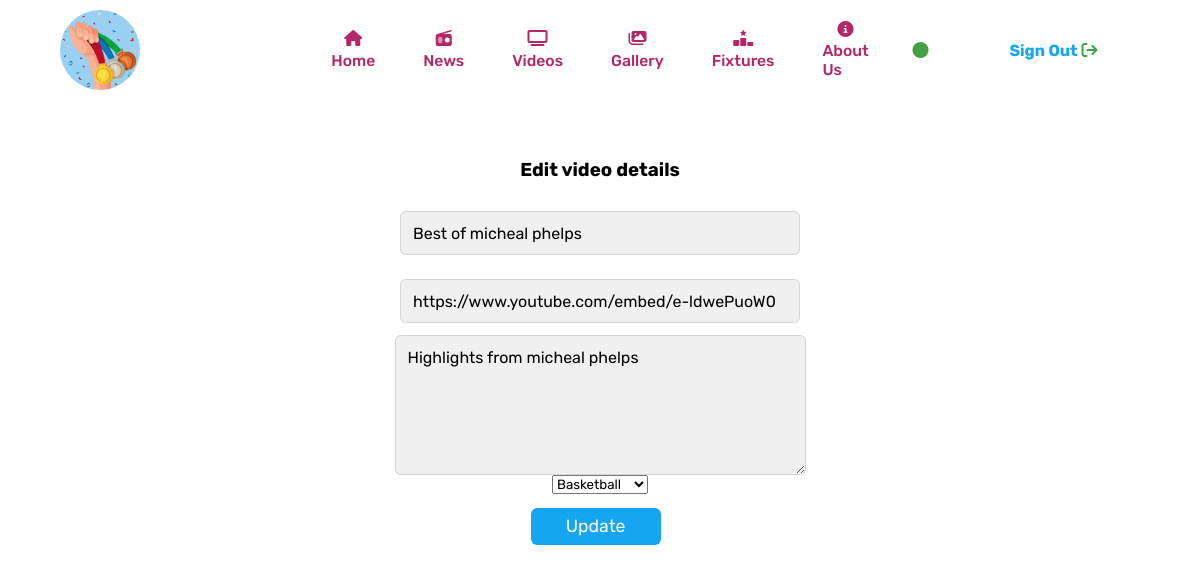
The page /admin/edit-video.php?edit=60&data=video on the database its author committed.
### tables this page shows
CREATE TABLE `videos` (
  `video_id` int(11) NOT NULL,
  `video_path` varchar(500) NOT NULL,
  `video_title` varchar(250) NOT NULL,
  `video_description` varchar(5000) NOT NULL,
  `video_date` varchar(250) NOT NULL,
  `video_category` varchar(100) NOT NULL,
  `view_count` int(11) NOT NULL
);

### admin/edit-video.php (the view, shortened to what this page needs)
<?php
try {
    include('../functions.php');
    include('../database.php');
    echo "<link rel='stylesheet' href='../style/edit-page.css'>";
    if (isset($_GET['data'])) {
        $video_id = $_GET['edit'];
        $query = "SELECT * FROM videos where video_id=$video_id";
        $result = mysqli_query($db_connection, $query);
        while ($row = mysqli_fetch_assoc($result)) {
            $video_title = $row['video_title'];
            $video_description = $row['video_description'];
            $video_url = $row['video_path'];
        }
    }
} catch (\Throwable $th) {
    throw $th;
}
?>
<!DOCTYPE html>
<html lang="en">
<head>
    <link rel="stylesheet" href="https://cdnjs.cloudflare.com/ajax/libs/font-awesome/6.1.2/css/all.min.css" />
</head>
<body>
    <div class="navbar">
        <div class="logo">
            <img src="./images/medals.jpg" alt="">
        </div>
        <div class="nav-items">
            <div class="nav-link">
                <i class="fa-solid fa-house"></i>
                <a href="admin-dashboard.php">Home</a>
            </div>
            <div class="nav-link">
                <i class="fa-solid fa-radio"></i>
                <a href="./news.php">News</a>
            </div>
            <div class="nav-link">
                <i class="fa-solid fa-tv"></i>
                <a href="./videos.php">Videos</a>
            </div>
            <div class="nav-link">
                <i class="fa-solid fa-images"></i>
                <a href="./gallery.php">Gallery</a>
            </div>
            <div class="nav-link">
                <i class="fa-solid fa-ranking-star"></i>
                <a href="./fixtures.php">Fixtures</a>
            </div>
            <div class="nav-link">
                <i class="fa-solid fa-circle-info"></i>
                <a href="./about.php">About Us</a>
            </div>
        </div>
        <div class="nav-btns">
            <a href="profile.php" id='profile'><?php echo $fullname ?>
                <i class="fa-solid fa-circle"></i>
            </a>
            <form action="" method="post" style="align-self: center;">
                <a href="./logout.php" class="login-btn" type="submit" name="sign-out">
                    Sign Out
                    <i class="fa-solid fa-arrow-right-from-bracket"></i>
                </a>
            </form>
        </div>
    </div>
    <form action="" method="post" enctype="multipart/form-data">
        <h3>Edit video details</h3>
        <input type="text" name="video-title" id="" placeholder="Video Title.." value="<?php echo $video_title ?>">
        <input type="text" name='path' placeholder="Enter video url / link..." value="<?php echo $video_url ?>">
        <textarea name="video-description" id="textarea" cols="37" rows="6" value="<?php echo $video_description ?>"></textarea>
        <select name="video-category" id="">
        </select>
        <button type="submit" name="update-video">Update</button>
    </form>
</body>
</html>

### style/edit-page.css (style rules this page uses)
* { font-family: "Rubik", sans-serif; }
body { box-sizing: border-box; width: 100%; height: 100vh; margin: 0; padding: 0; overflow: hidden; }
.navbar { box-sizing: border-box; width: 90%; height: 12.5vh; margin: auto auto; padding: 0; display: grid; grid-template-columns: 25% 50% 25%; grid-template-rows: 100%; justify-items: center; align-items: center; }
.navbar .logo { width: 100%; display: flex; flex-direction: row; justify-content: flex-start; align-items: center; }
.navbar .logo img { height: 5em; border-radius: 50%; }
.navbar .nav-items { display: flex; flex-direction: row; justify-content: center; align-items: center; }
.navbar .nav-items .nav-link { display: flex; flex-direction: column; justify-content: center; align-items: center; margin: 0 1.5em; }
.navbar .nav-items .nav-link a { font-size: 0.98em; text-decoration: none; color: #B52666; font-weight: 500; }
.navbar .nav-items .nav-link i { color: #B52666; margin-bottom: 0.3em; }
.navbar .nav-btns { display: flex; flex-direction: row; justify-content: space-around; align-items: center; width: 100%; grid-column-start: 3; grid-column-end: 4; grid-row-start: 1; grid-row-end: 2; align-self: center; }
.navbar .nav-btns a { align-self: center; display: flex; align-items: center; text-decoration: none; color: #16A6F1; font-weight: bold; margin: 0; padding: 0; }
.navbar .nav-btns a i { color: rgba(0, 128, 0, 0.736); margin: 0.25em; }
.navbar .nav-btns form { margin: 0; padding: 0; }
form { display: flex; flex-direction: column; justify-content: center; align-items: center; box-sizing: border-box; width: auto; height: auto; margin: 0; padding: 2.5em 6em; }
form input[type=text], form input[type=date], form input[type=time] { box-sizing: border-box; width: 25em; height: 2.75em; margin: 0.75em 0; padding: 0 0.75em; border: 0.1em solid rgb(213, 213, 213); border-radius: 0.35em; font-size: 1em; background-color: rgb(240, 240, 240); outline: none; }
form textarea { padding: 0.75em; background-color: rgb(240, 240, 240); border: 0.1em solid rgb(213, 213, 213); outline: none; border-radius: 0.35em; font-size: 1em; }
form button { box-sizing: border-box; width: auto; height: auto; margin: 0.75em 0; padding: 0.5em 2em; cursor: pointer; margin-right: 0.5em; background-color: #16A6F1; color: white; border: none; border-radius: 0.35em; cursor: pointer; font-size: 1.1em; outline: none; }

### rows shown on the page
videos: video-title "Best of micheal phelps", path "https://www.youtube.com/embed/e-ldwePuoW0", video-description "Highlights from micheal phelps"

### other values the page prints
form field video-category "Basketball"
